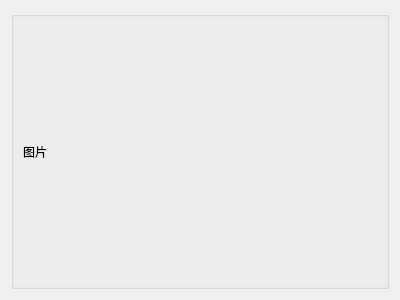
<?xml version="1.0" encoding="UTF-8"?>
<ui version="4.0">
 <class>PictureWindow</class>
 <widget class="QDialog" name="PictureWindow">
  <property name="geometry">
   <rect>
    <x>0</x>
    <y>0</y>
    <width>400</width>
    <height>300</height>
   </rect>
  </property>
  <property name="sizePolicy">
   <sizepolicy hsizetype="Preferred" vsizetype="Preferred">
    <horstretch>0</horstretch>
    <verstretch>0</verstretch>
   </sizepolicy>
  </property>
  <property name="windowTitle">
   <string>Dialog</string>
  </property>
  <layout class="QGridLayout" name="gridLayout_2">
   <item row="0" column="0">
    <widget class="QGroupBox" name="groupBox">
     <property name="title">
      <string/>
     </property>
     <layout class="QGridLayout" name="gridLayout">
      <item row="0" column="0">
       <widget class="QLabel" name="pictureLabel">
        <property name="text">
         <string>图片</string>
        </property>
       </widget>
      </item>
     </layout>
    </widget>
   </item>
  </layout>
 </widget>
 <resources/>
 <connections/>
</ui>
